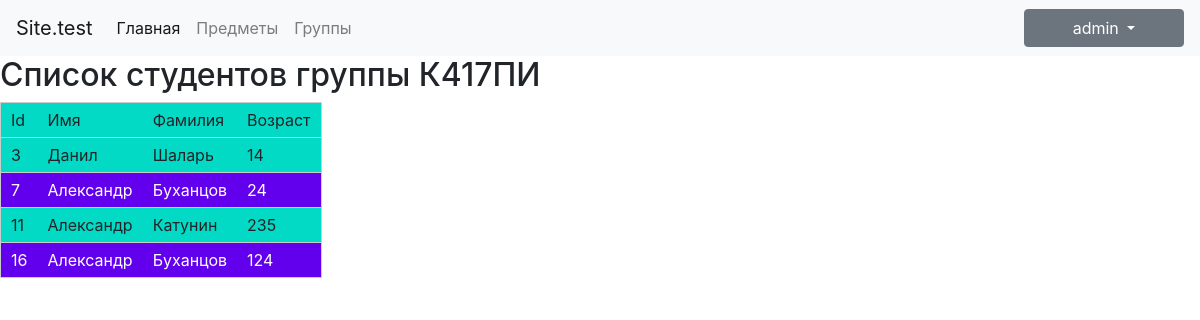
/groupById.php?groupid=1&groupname=К417ПИ (signed in), run on the app's committed database.
### tables this page shows
CREATE TABLE `users` (
  `id` int(10) NOT NULL,
  `group_id` int(10) NOT NULL,
  `name` varchar(255) NOT NULL,
  `surname` varchar(255) NOT NULL,
  `age` int(10) NOT NULL
);

### groupById.php (the view, shortened to what this page needs)
<?php
    $groupId = $_GET['groupid'];
    $groupName = $_GET['groupname'];
    function getGroupUserById($gId){
        include 'config.php';
        $my_data = $db->query("SELECT * FROM `users` WHERE `users`.`group_id` = ".$gId);
        $groupArr = [];
        while ($data = $my_data->fetch_assoc()) {
            array_push($groupArr, $data);
        }
        return $groupArr;
    }
    include 'header.php';
$getUserInfo = getGroupUserById($groupId);
?>
<h2>Список студентов группы <?= $groupName ?></h2>
<table class="main-table">
    <thead>
        <tr>
            <td>Id</td>
            <td>Имя</td>
            <td>Фамилия</td>
            <td>Возраст</td>
        </tr>
    </thead>
    <tbody>
	<?php foreach($getUserInfo as $key => $value) { ?>
        <tr>
            <td> <?= $value['id']?> </td>
            <td> <?= $value['name']?> </td>
            <td> <?= $value['surname']?> </td>
            <td> <?= $value['age']?> </td>
        </tr>
    <?php } ?>
    </tbody>
</table>
<?php include 'footer.php'?>

### assets/css/style.css (style rules this page uses)
.main-table { border: 1px solid #ccc; background: #03dac5; }
.main-table tr:nth-child(2n) { background: #6200ee; color: #fff; }
.main-table tr td { border-bottom: 1px solid #ccc; padding: 5px 10px; }

### data on the page
users: id "3", name "Данил", surname "Шаларь", age "14"
users: id "7", name "Александр", surname "Буханцов", age "24"
users: id "11", name "Александр", surname "Катунин", age "235"
users: id "16", name "Александр", surname "Буханцов", age "124"

### other printed values
$groupName "К417ПИ"
